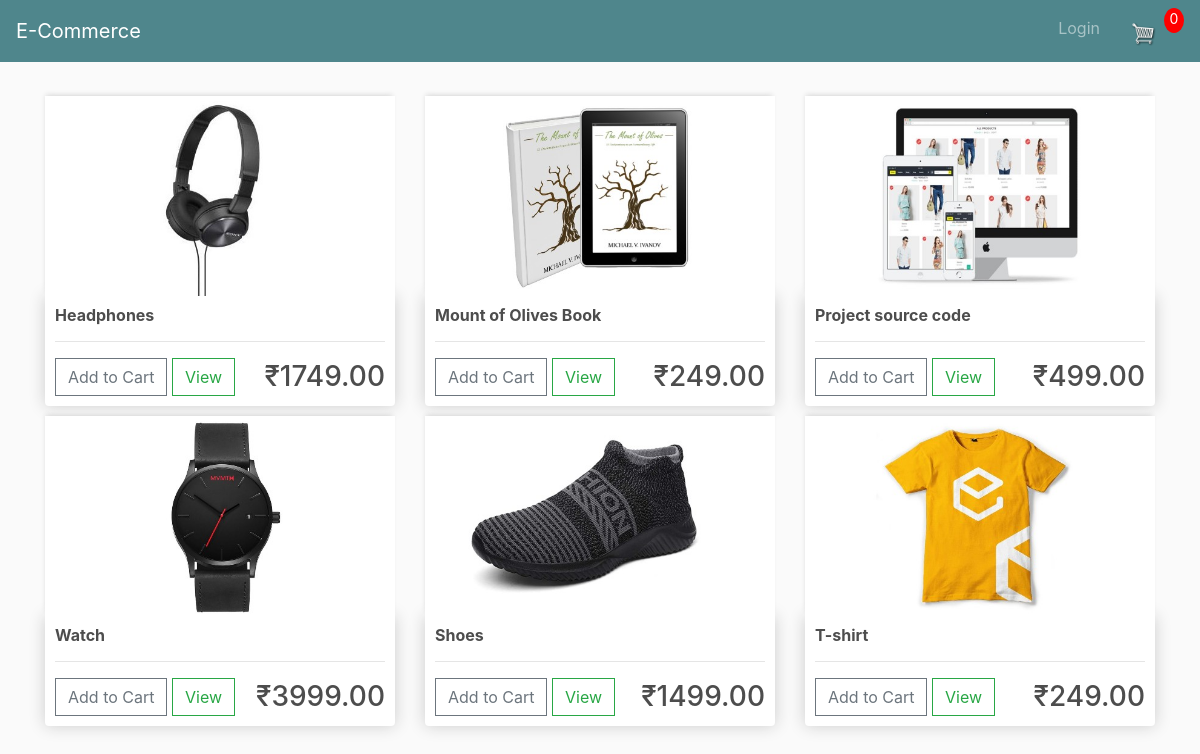
The page / on the database its author committed.
### store/models.py (models this page shows, shortened)
class Product(models.Model):
    name = models.CharField(max_length=200, null=True, blank=True)
    price = models.FloatField()
    digital = models.BooleanField(default=False, null=True, blank=True)
    image = models.ImageField(null=True, blank=True)
    @property
    def imageURL(self):
        try:
            url = self.image.url
        except:
            url='static/images/ProductTemplate.png'
        return url

### store/views.py (the view)
# urls.py: path('', include("store.urls"))
def store(request):
    data = cartData(request)
    cartItems = data['cartItems']
    products = Product.objects.all()
    context = {'products':products, 'cartItems':cartItems}
    return render(request,"store/store.html",context)

### store/utils.py (called while the page is built, shortened)
def cookieCart(request):
    try:
        cart = json.loads(request.COOKIES['cart'])
    except:
        cart = {}
    items = []
    order = {'get_cart_items':0, 'get_cart_total':0, 'shipping':False}
    cartItems = order['get_cart_items']
    return {'items':items, 'order':order, 'cartItems':cartItems}

def cartData(request):
    if request.user.is_authenticated:
        customer = request.user.customer
        order, created = Order.objects.get_or_create(customer=customer, complete=False)
        items = order.orderitem_set.all()
        cartItems = order.get_cart_items
    else:
        cookieData = cookieCart(request)
        items = cookieData['items']
        order = cookieData['order']
        cartItems = cookieData['cartItems']
    return {'items':items, 'order':order, 'cartItems':cartItems}

### store/templates/store/store.html (shortened to what this page needs)
{% extends 'store/base.html' %}
{% load static %}
{% block content %}
    <div class="row">
        {% for product in products %}
        <div class="col-lg-4">
            <img class="thumbnail" src="{{product.imageURL}}">
            <div class="box-element product">
                <h6><strong>{{ product.name }}</strong></h6>
                <hr>
                <button data-product="{{product.id}}" data-action="add" class="btn btn-outline-secondary add-btn update-cart">
                    Add to Cart
                </button>
                <a class="btn btn-outline-success" data-toggle="modal" data-target="#Modal-{{product.id}}">View</a>
                <h3 style="display: inline-block; float: right; margin-top: 2px;">
                    &#8377;{{product.price|floatformat:2}}
                </h3>
            </div>
        </div>
        {% endfor %}
    </div>
{% endblock content %}

### static/css/base.css (style rules this page uses)
body { background-color: hsl(0, 0%, 98%); }
h1,h2,h3,h4,h5,h6 { color:hsl(0, 0%, 30%); }
.box-element { box-shadow:hsl(0, 0%, 80%) 0 0 16px; background-color: #fff; border-radius: 4px; padding: 10px; }
.thumbnail { width: 100%; height: 200px; -webkit-box-shadow: -1px -3px 5px -2px rgba(214,214,214,1); -moz-box-shadow: -1px -3px 5px -2px rgba(214,214,214,1); box-shadow: -1px -3px 5px -2px rgba(214,214,214,1); }
.product { border-radius: 0 0 4px 4px; }
.col-lg-4, .col-lg-6, .col-lg-8, .col-lg-12 { margin-top: 10px; }
.btn { border-radius: 0; }

### rows shown on the page
Product: imageURL (picture), name "Headphones", price "1749.00"
Product: imageURL (picture), name "Mount of Olives Book", price "249.00"
Product: imageURL (picture), name "Project source code", price "499.00"
Product: imageURL (picture), name "Watch", price "3999.00"
Product: imageURL (picture), name "Shoes", price "1499.00"
Product: imageURL (picture), name "T-shirt", price "249.00"

### other values the page prints
{{ cartItems }} "0"
